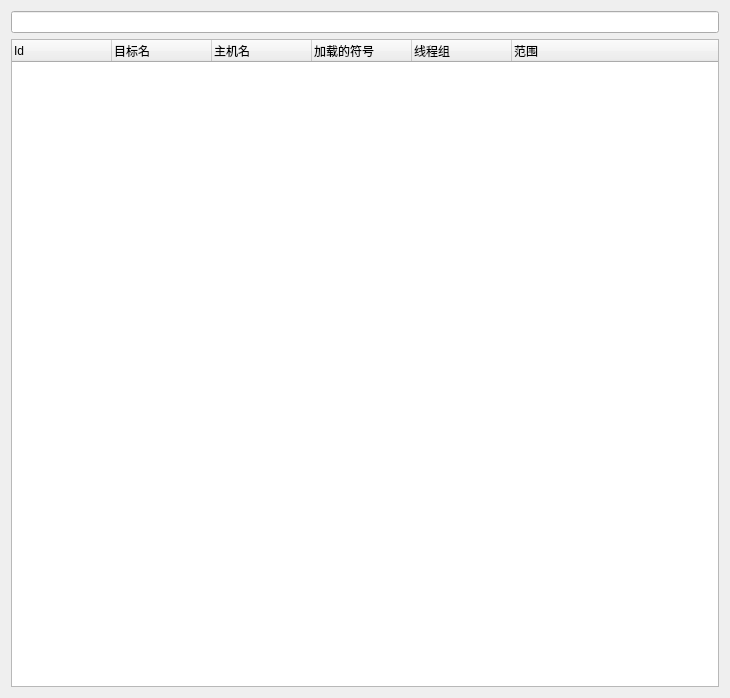
<?xml version="1.0" encoding="UTF-8"?>
<ui version="4.0">
 <class>SeerLibraryBrowserWidgetForm</class>
 <widget class="QWidget" name="SeerLibraryBrowserWidgetForm">
  <property name="geometry">
   <rect>
    <x>0</x>
    <y>0</y>
    <width>730</width>
    <height>698</height>
   </rect>
  </property>
  <property name="windowTitle">
   <string>Library Browser</string>
  </property>
  <layout class="QGridLayout" name="gridLayout">
   <item row="1" column="0" colspan="2">
    <widget class="QTreeWidget" name="libraryTreeWidget">
     <property name="columnCount">
      <number>6</number>
     </property>
     <column>
      <property name="text">
       <string>Id</string>
      </property>
     </column>
     <column>
      <property name="text">
       <string>目标名</string>
      </property>
     </column>
     <column>
      <property name="text">
       <string>主机名</string>
      </property>
     </column>
     <column>
      <property name="text">
       <string>加载的符号</string>
      </property>
     </column>
     <column>
      <property name="text">
       <string>线程组</string>
      </property>
     </column>
     <column>
      <property name="text">
       <string>范围</string>
      </property>
     </column>
    </widget>
   </item>
   <item row="0" column="0" colspan="2">
    <widget class="QLineEdit" name="librarySearchLineEdit">
     <property name="toolTip">
      <string>Search in the list of libraries. &quot;*&quot; is allowed.</string>
     </property>
     <property name="statusTip">
      <string/>
     </property>
    </widget>
   </item>
  </layout>
 </widget>
 <resources/>
 <connections/>
</ui>
